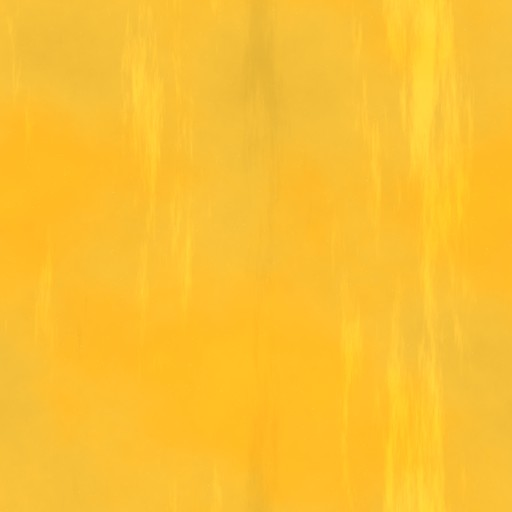
#> input picture assets/glass/beer_liquid.jpg, 512 x 512 px; its folder holds 4 pictures in this run
$ python preview.py out.png
#> lines starting #> are read from the running program, lines starting #| are printed output that depends on the picture
"""CPU preview of the beer composition (NOT a Flutter capture).

Re-implements shaders/beer.frag and the bubble pass of BeerRenderer in numpy,
with the same textures, tile sizes, surface and foam formulas, to judge the
material without running the app.

    python tools/beer_textures/preview.py OUT_DIR [angle_deg ...]
"""
import math
import os
import sys

import numpy as np
from PIL import Image

ROOT = os.path.join(os.path.dirname(__file__), '..', '..')
A = os.path.join(ROOT, 'assets', 'glass')
BEER_TILE, GLASS_TILE = 420.0, 360.0


def load(name):
#> called with name = 'beer_liquid.jpg'
    im = Image.open(os.path.join(A, name)).convert('RGBA')
    a = np.asarray(im).astype(np.float32) / 255.0
#> call 2 of load, with name = 'foam.png'
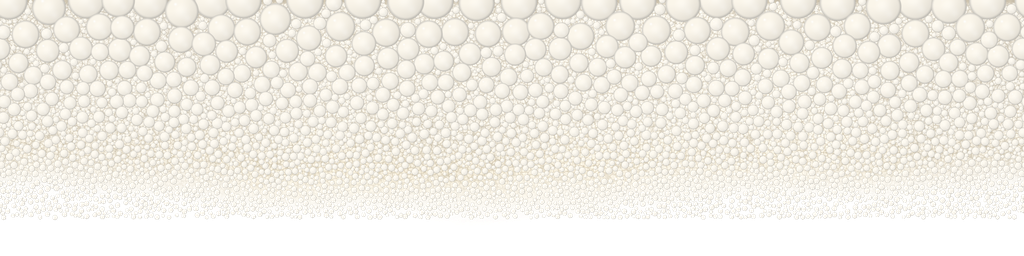
#> input picture assets/glass/foam.png, 1024 x 256 px
#> in load, im is the input picture: PIL image 1024x256 RGBA; mean R, G, B, A 201.6, 197.6, 188.1, 201
#> in load (call 2), `a[..., :3] *= a[..., 3:4]`: a: shape (256, 1024, 4) float32; mean R, G, B, A 0.736, 0.722, 0.69, 0.788
#> call 3 of load, with name = 'condensation.png'
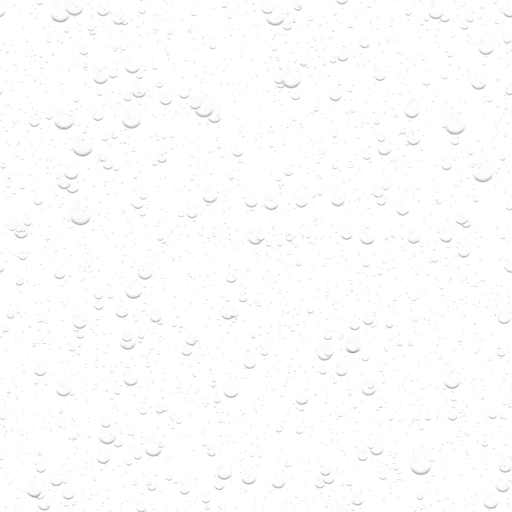
#> input picture assets/glass/condensation.png, 512 x 512 px
#> in load, im is the input picture: PIL image 512x512 RGBA; mean R, G, B, A 57.6, 57.6, 57.6, 6.7
#> call 4 of load, with name = 'bubble.png'
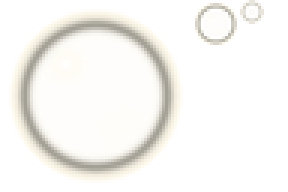
#> input picture assets/glass/bubble.png, 96 x 64 px (shown 3 times larger)
#> in load, im is the input picture: PIL image 96x64 RGBA; mean R, G, B, A 115.6, 112.1, 102.8, 44.5
    a[..., :3] *= a[..., 3:4]  # premultiplied, as Flutter samples it
    return a


def sample(tex, u, v):
    """Bilinear, wrap (fract) like the shader."""
    h, w = tex.shape[:2]
#> h = 512; w = 512
    x = (u % 1.0) * w - 0.5
    y = (v % 1.0) * h - 0.5
    x0 = np.floor(x).astype(int)
    y0 = np.floor(y).astype(int)
#> y0: shape (844, 390) int64; 513 distinct labels, from -1 to 511
    fx = (x - x0)[..., None]
    fy = (y - y0)[..., None]
    x0w, x1w = x0 % w, (x0 + 1) % w
    y0w, y1w = y0 % h, (y0 + 1) % h
#> y0w: shape (844, 390) int64; 512 distinct labels, from 0 to 511
#> y1w: shape (844, 390) int64; 512 distinct labels, from 0 to 511
    c = (tex[y0w, x0w] * (1 - fx) * (1 - fy) + tex[y0w, x1w] * fx * (1 - fy) +
         tex[y1w, x0w] * (1 - fx) * fy + tex[y1w, x1w] * fx * fy)
    return c


def smooth(e0, e1, x):
    t = np.clip((x - e0) / (e1 - e0), 0, 1)
    return t * t * (3 - 2 * t)


def render(angle_deg, W=390, H=844, volume=0.70, t=3.0, amp=2.5, phase=1.1):
    beer, foam, glass, bubble = (load('beer_liquid.jpg'), load('foam.png'),
                                 load('condensation.png'), load('bubble.png'))
    ang = math.radians(angle_deg)
    nx, ny = math.sin(ang), math.cos(ang)
    ys, xs = np.mgrid[0:H, 0:W].astype(np.float32) + 0.5
    proj = nx * xs + ny * ys
    # level that holds `volume` of the screen (same idea as BeerSim.levelFor)
    level = float(np.quantile(proj, 1 - volume))
    deep = max(1.0, float(proj.max()) - level)
    k1 = 2 * math.pi / (W * 0.9)
    foam_px = min(max(H * 0.10, 40.0), 110.0)

    u = ny * xs - nx * ys
    sd = level - amp * (0.58 * np.sin(u * k1 + phase) +
                        0.30 * np.sin(u * k1 * 1.9 - phase * 1.3) +
                        0.12 * np.sin(u * k1 * 4.7 + phase * 2.1))
    d = proj - sd

    # pass 0
    gy = ys / H
    air = (np.array([0.028, 0.027, 0.026]) * (1 - gy[..., None]) +
           np.array([0.075, 0.070, 0.064]) * gy[..., None])
    wobx = (np.sin(ys * 0.021 + t * 0.9) + np.sin(xs * 0.013 - t * 0.6)) * 2.2
    woby = (np.cos(xs * 0.017 + t * 0.7) + np.sin(ys * 0.009 + t * 0.5)) * 2.2
    qx = xs + wobx - nx * t * 9.0
    qy = ys + woby - ny * t * 9.0
    b1 = sample(beer, qx / BEER_TILE, qy / BEER_TILE)[..., :3]
    b2 = sample(beer, (qx * 0.53 + 173) / BEER_TILE, (qy * 0.53 + 91) / BEER_TILE)[..., :3]
#> in sample (call 2), `y0 = np.floor(y).astype(int)`: y0: shape (844, 390) int64; 513 distinct labels, from -1 to 511
#> in sample (call 2), `y0w, y1w = y0 % h, (y0 + 1) % h`:
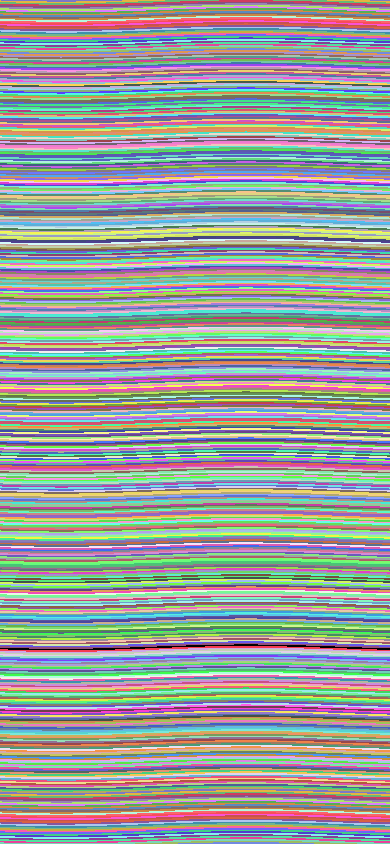
#> y0w: shape (844, 390) int64; 512 distinct labels, from 0 to 511; one colour per label, 0 black
#> in sample (call 2), `y0w, y1w = y0 % h, (y0 + 1) % h`: y1w: shape (844, 390) int64; 512 distinct labels, from 0 to 511
    col = b1 * 0.62 + b2 * 0.38
    depth = np.clip(d / deep, 0, 1)
    k = smooth(0, 1, depth)[..., None]
    tint = np.array([1.10, 1.03, 0.90]) * (1 - k) + np.array([0.60, 0.40, 0.16]) * k
    col = col * tint
    glow = np.exp(-((depth - 0.30) / 0.42) ** 2) * 0.16
    col = col + np.array([1.0, 0.86, 0.45]) * glow[..., None]
    lace = np.exp(-np.maximum(d, 0) / 16.0)[..., None]
    col = col * (1 - lace * 0.30) + np.array([1.0, 0.93, 0.74]) * lace * 0.30
    a = smooth(-0.8, 0.8, d)[..., None]
    img = air * (1 - a) + col * a

    # bubbles (sprites, inside the liquid, fading near the surface)
    rng = np.random.default_rng(3)
    bh, bw = bubble.shape[:2]
#> bh = 64; bw = 96
    for _ in range(72):
        for _try in range(8):
            x, y = rng.random() * W, rng.random() * H
            dep = nx * x + ny * y - level
            if dep > 10:
                break
        else:
            continue
        big = rng.random()
        r = 0.7 + big ** 3 * 2.3
        reach = min(max(dep / 16, 0), 1)
        near = min(max(1 - dep / (H * 0.6), 0.25), 1)
        alpha = reach * (0.55 + 0.45 * near)
        on = r * 1.35 * 2 / 0.92
        left, sp = (80, 8) if on <= 10 else ((64, 16) if on <= 26 else (0, 64))
        size = max(2, int(round(on)))
        src = bubble[0:sp, left:left + sp]
        spr = np.asarray(Image.fromarray((src * 255).astype(np.uint8), 'RGBA')
                         .resize((size, size), Image.BILINEAR)).astype(np.float32) / 255
        x0, y0 = int(x - size / 2), int(y - size / 2)
        if x0 < 0 or y0 < 0 or x0 + size > W or y0 + size > H:
            continue
        s = spr * alpha  # premultiplied * modulate
        region = img[y0:y0 + size, x0:x0 + size]
        mask = (d[y0:y0 + size, x0:x0 + size] > 0)[..., None]
        img[y0:y0 + size, x0:x0 + size] = np.where(
            mask, s[..., :3] + region * (1 - s[..., 3:4]), region)
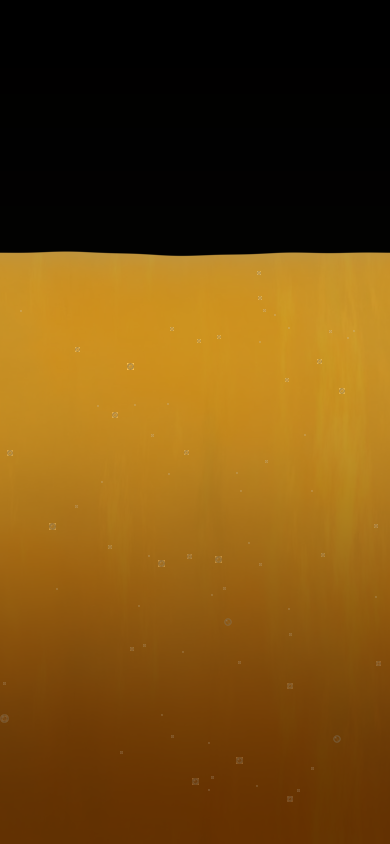
#> img: shape (844, 390, 3) float64; mean R, G, B 0.666, 0.448, 0.115; drawn with min black and max white

    # pass 1: foam then glass (premultiplied over)
    above = -d
    band = foam_px * 1.45
    v = 1 - (above + foam_px * 0.42) / band
    inband = (v >= 0) & (v <= 1)
    vy = np.clip(v, 0.002, 0.998)
    tile_len = band * 4.0
    f1 = sample(foam, u / tile_len, vy)
#> in sample (call 3), `y0 = np.floor(y).astype(int)`:
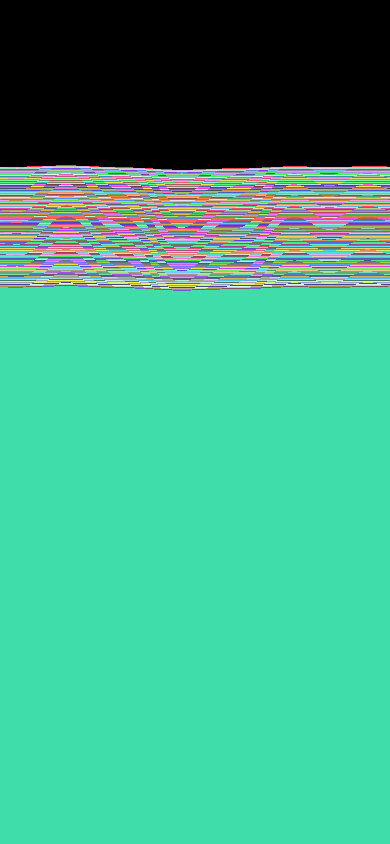
#> y0: shape (844, 390) int64; 255 distinct labels, from 0 to 254; one colour per label, 0 black
#> in sample (call 3), `fy = (y - y0)[..., None]`:
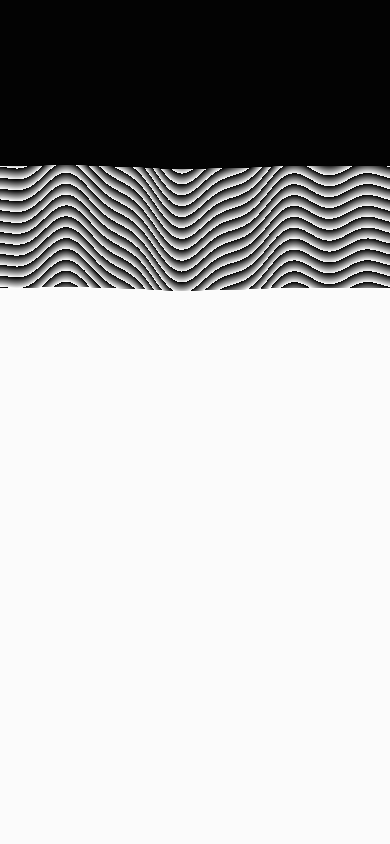
#> fy: shape (844, 390, 1) float64; min 1.53e-05, max 1, mean 0.725
    f2 = sample(foam, u / (tile_len * 1.37) + 0.37, vy)
    m = 0.5 + 0.5 * np.sin(u * 0.0123 + 1.3) * np.sin(u * 0.0047 + 0.4)
    mm = smooth(0.25, 0.75, m)[..., None]
    f = f1 * (1 - mm) + f2 * mm
    T = foam_px * (1 + 0.14 * np.sin(u * 0.019 + 1.7) + 0.08 * np.sin(u * 0.047 + phase * 0.35) +
                   0.04 * np.sin(u * 0.11 + 0.6))
    lum = np.where(f[..., 3] > 0.01, f[..., 0] / np.maximum(f[..., 3], 1e-6), 0)
    T = T + (lum - 0.88) * 26.0
    f = f * (1 - smooth(T - 1.5, T + 1.0, above))[..., None]
    f = np.where(inband[..., None], f, 0)
    g1 = sample(glass, xs / GLASS_TILE, ys / GLASS_TILE)
    g2 = sample(glass, xs / (GLASS_TILE * 1.71) + 0.31, ys / (GLASS_TILE * 1.71) + 0.57) * 0.65
    g = g1 + g2 * (1 - g1[..., 3:4])
    over = g + f * (1 - g[..., 3:4])
    xn = xs / W

    def bandAt(x, x0, x1):
        c, h = (x0 + x1) / 2, (x1 - x0) / 2
        return np.clip(1 - np.abs(x - c) / h, 0, 1)

    refl = (0.10 * bandAt(xn, 0.045, 0.16) + 0.15 * bandAt(xn, 0.075, 0.088) +
            0.06 * bandAt(xn, 0.86, 0.95) + 0.09 * bandAt(xn, 0.915, 0.923))[..., None]
    over = np.concatenate([np.repeat(refl, 3, -1), refl], -1) + over * (1 - refl)
    vig = (0.20 * (1 - smooth(0, 0.08, xn)) + 0.20 * smooth(0.92, 1.0, xn))[..., None]
    over = np.concatenate([np.zeros_like(over[..., :3]), vig], -1) + over * (1 - vig)
    img = over[..., :3] + img * (1 - over[..., 3:4])
    return Image.fromarray((np.clip(img, 0, 1) * 255).astype(np.uint8), 'RGB')


if __name__ == '__main__':
    out = sys.argv[1]
    angles = [float(a) for a in sys.argv[2:]] or [0.0, 25.0]
    for ang in angles:
        p = os.path.join(out, f'beer_preview_{int(ang)}.png')
        render(ang).save(p)
        print(p)
